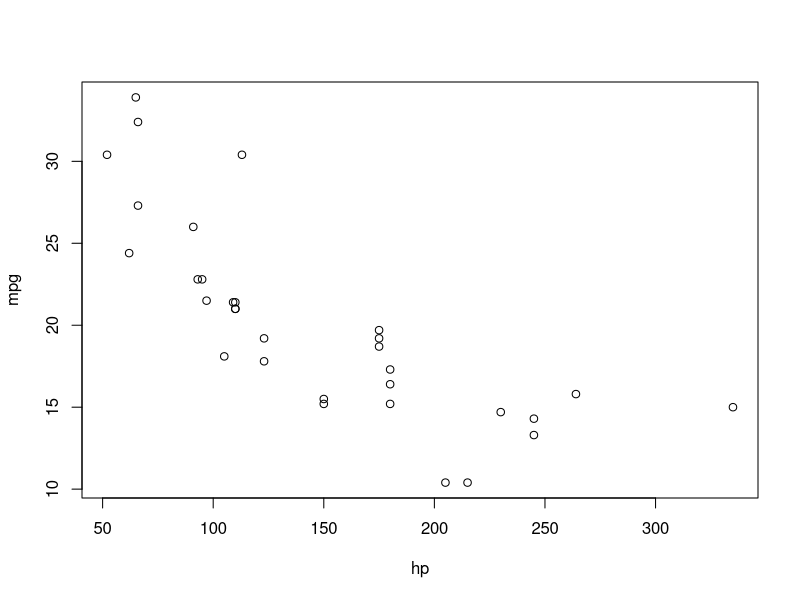
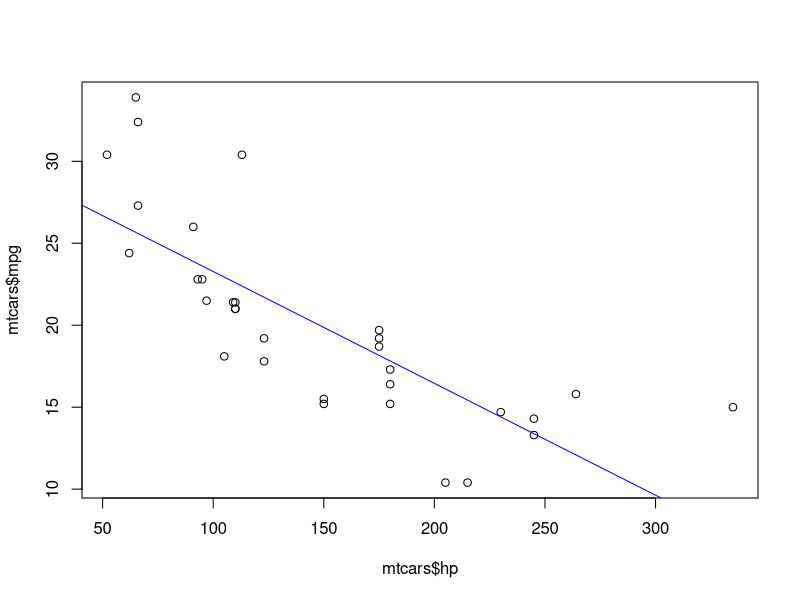
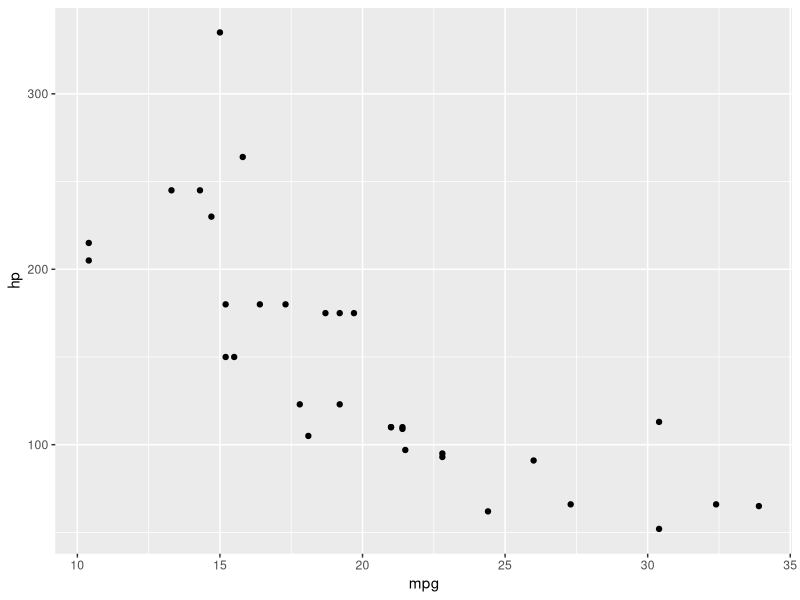
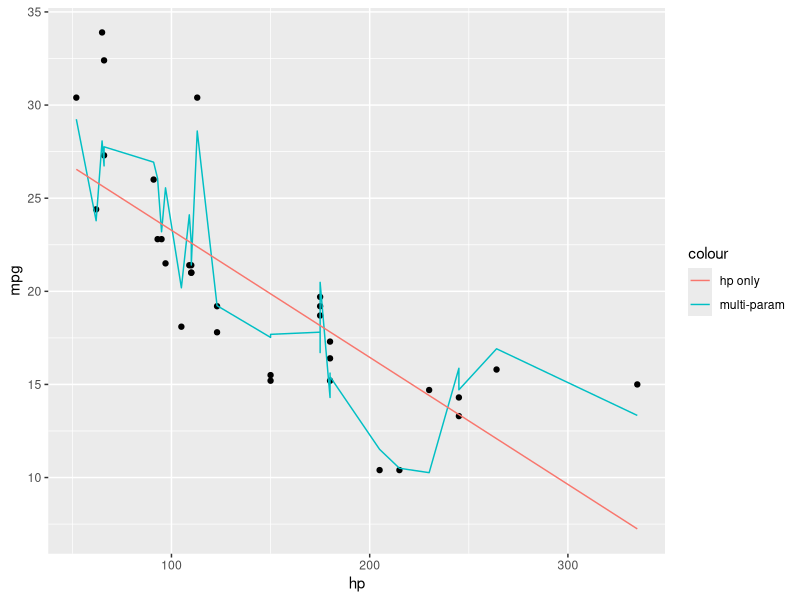

The R source for these figures, in order:
?mtcars

?plot

head(mtcars)

summary(mtcars)

apply(mtcars, 2, class)

View(mtcars) # RStudio

plot(mpg ~ hp, data = mtcars)
plot(mtcars$hp, mtcars$mpg)

best_fit <- lm(mpg ~ hp, data = mtcars)

abline(best_fit, col = 'blue')

m_param_model <- lm(mpg ~ cyl + disp + hp + wt, 
                    data = mtcars)

summary(m_param_model)

# ggplot

library(ggplot2)
qplot(mpg, hp, data = mtcars)

hp_predicted <- predict(best_fit, mtcars)
mp_predicted <- predict(m_param_model, mtcars)

qplot(hp, mpg, data = mtcars) +
  geom_line(aes(hp, mp_predicted, color = "multi-param")) +
  geom_line(aes(hp, hp_predicted, color = "hp only"))
  